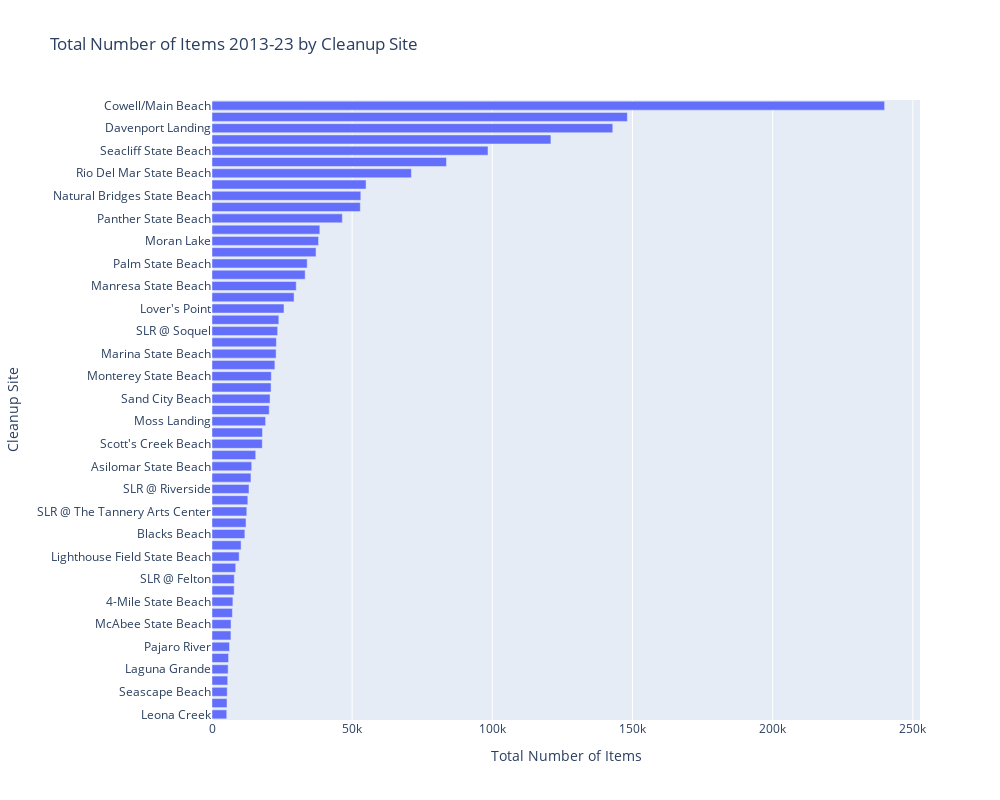

This figure's notebook cell:
### Code cell
fig = go.Figure()
fig.add_trace(go.Bar(
    y=sos_sites['Cleanup Site'],
    x=sos_sites['Total Items'],
    orientation='h',
    name='Total Number of Items Cleaned Up',
))
fig.update_layout(
    autosize=False,
    width=1000,
    height=800,
    title="Total Number of Items 2013-23 by Cleanup Site",
    yaxis_title='Cleanup Site',
    xaxis_title='Total Number of Items',
    yaxis={'categoryorder':'total ascending'}
)
fig.show()

### Figure 1 — Plotly figure (JSON) as saved in the notebook; plotly's stock layout.template omitted (floating-point values rounded to 4 significant figures)
{"data": [{"name": "Total Number of Items Cleaned Up", "orientation": "h", "type": "bar", "x": [7454.0, 14166, 37114, 11730.0, 7911, 52900.0, 23840.0, 5598.0, 33230.0, 239927, 143000.0, 148200.0, 6756, 10370.0, 22425, 38470.0, 5752.0, 5265, 9690.0, 5356, 25680, 30050.0, 22870.0, 6796.0, 21160.0, 38011, 19120.0, 8454.0, 53082, 12770.0, 6238.0, 33958, 46490.0, 5903, 71130.0, 12140.0, 29280.0, 7946.0, 13893, 13194, 23419, 12410.0, 21066, 20410.0, 20710.0, 17931, 120898, 98450.0, 5419, 54950.0, 18002, 83650.0, 15600, 7276, 22966], "y": ["4-Mile State Beach", "Asilomar State Beach", "Beer Can Beach", "Blacks Beach", "Bonny Doon Beach", "Capitola", "Carmel", "Casa Verde Beach", "Corcoran Lagoon", "Cowell/Main Beach", "Davenport Landing", "Del Monte Beach", "Elkhorn Slough", "Felton Covered Bridge", "Fort Ord Dunes State Beach", "Hidden Beach", "Laguna Grande", "Leona Creek", "Lighthouse Field State Beach", "Lompico Creek", "Lover's Point", "Manresa State Beach", "Marina State Beach", "McAbee State Beach", "Monterey State Beach", "Moran Lake", "Moss Landing", "Natividad Creek Park", "Natural Bridges State Beach", "New Brighton State Beach", "Pajaro River", "Palm State Beach", "Panther State Beach", "Pleasure Point", "Rio Del Mar State Beach", "SLR", "SLR @ Felker", "SLR @ Felton", "SLR @ Laurel", "SLR @ Riverside", "SLR @ Soquel", "SLR @ The Tannery Arts Center", "SLR @ Water", "Salinas River State Beach", "Sand City Beach", "Scott's Creek Beach", "Seabright State Beach", "Seacliff State Beach", "Seascape Beach", "Sunny Cove Beach", "Sunset State Beach", "Twin Lakes State Beach", "Upper Carr Lake", "Watsonville Slough", "West Struve Slough"]}], "layout": {"autosize": false, "height": 800, "title": {"text": "Total Number of Items 2013-23 by Cleanup Site"}, "width": 1000, "xaxis": {"autorange": true, "range": [0, 252600.0], "title": {"text": "Total Number of Items"}, "type": "linear"}, "yaxis": {"autorange": true, "categoryorder": "total ascending", "range": [-0.5, 54.5], "title": {"text": "Cleanup Site"}, "type": "category"}}}
